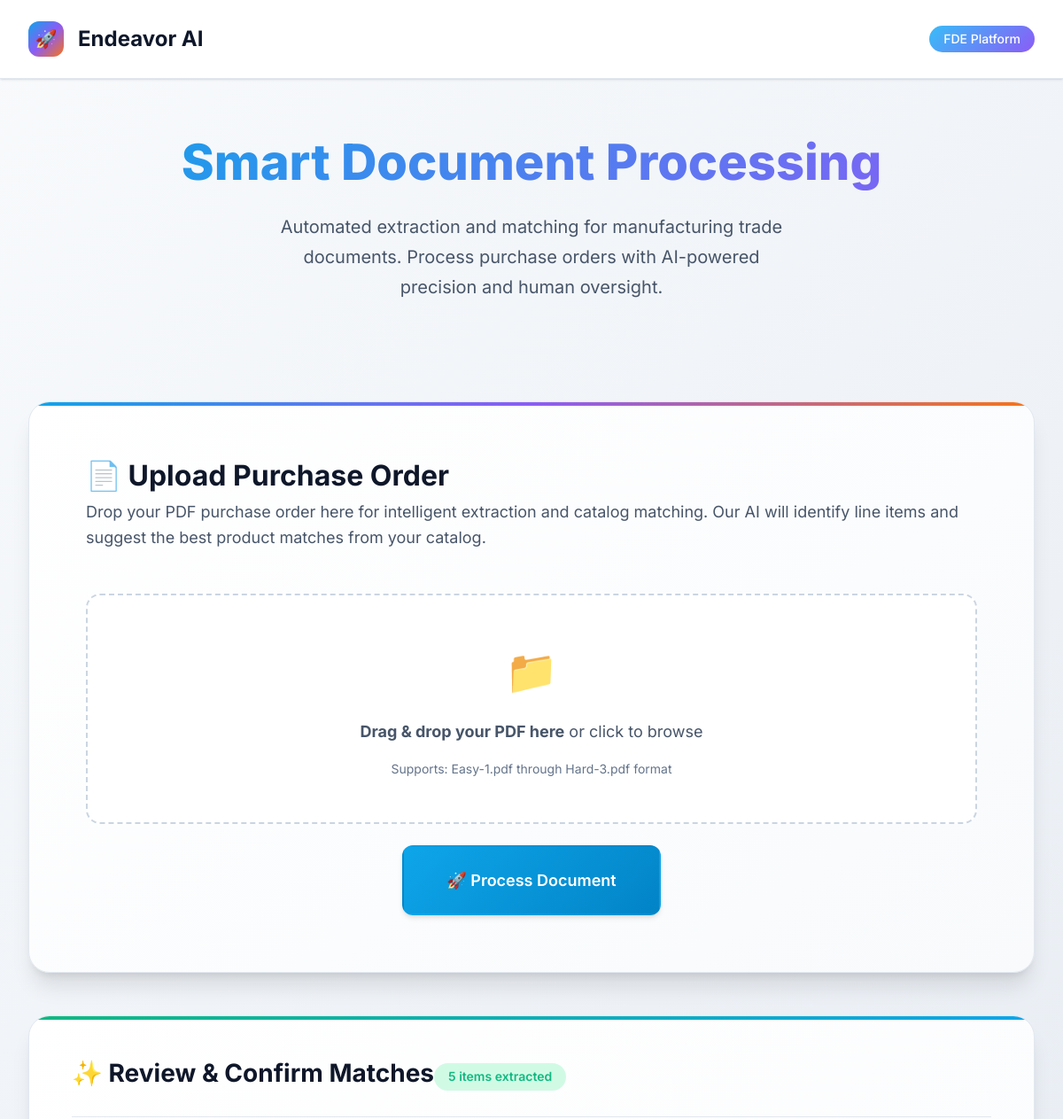
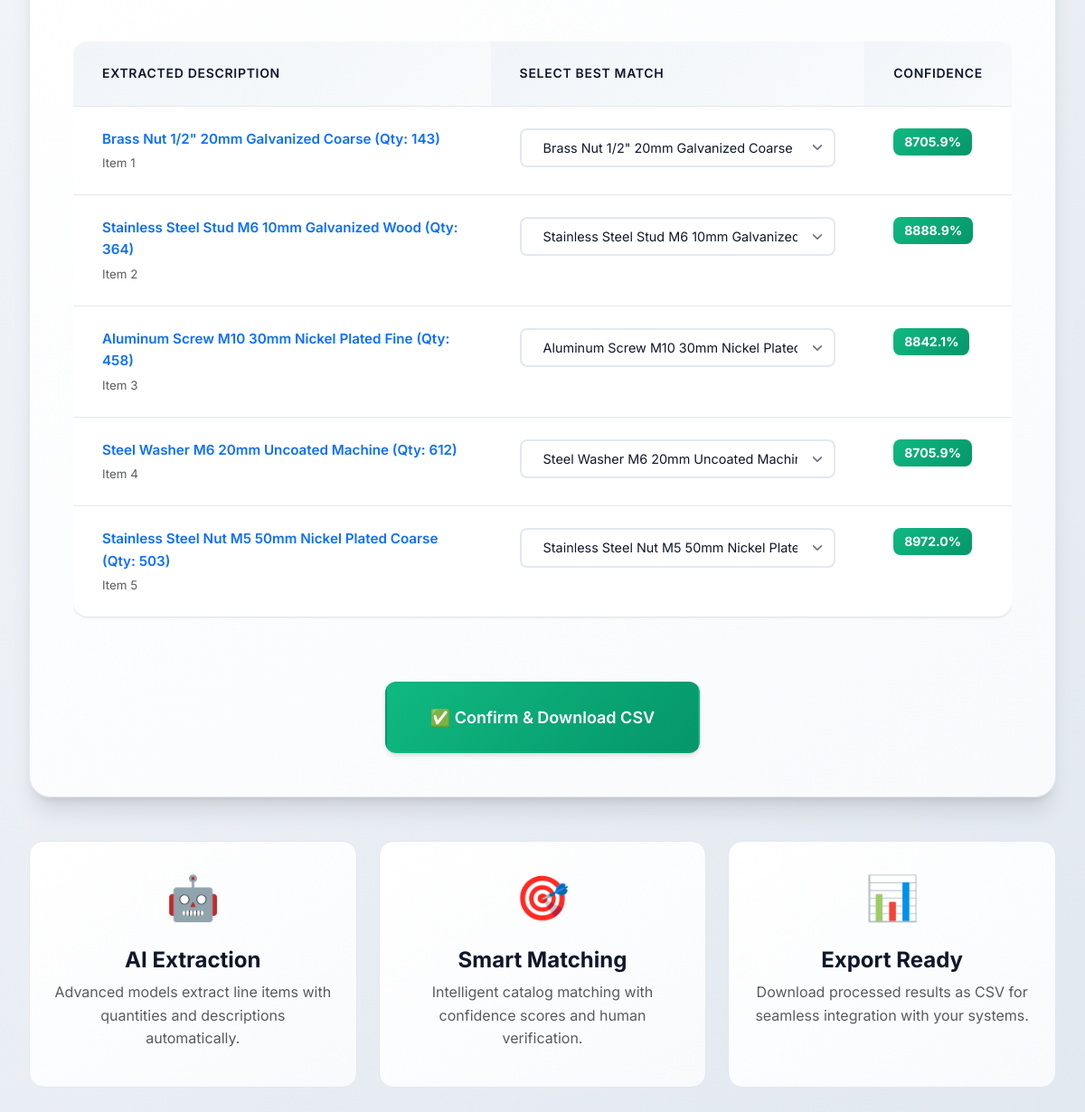
The page /review/1 on the database its author committed (2 pictures, top to bottom).
### tables this page shows
CREATE TABLE line_items (
        id           INTEGER PRIMARY KEY AUTOINCREMENT,
        document_id  INTEGER,
        description  TEXT,
        raw_index    INTEGER,
        FOREIGN KEY(document_id) REFERENCES documents(id)
    );

### app.py (the view)
@app.route("/review/<int:doc_id>")
def review(doc_id: int):
    conn = db_conn()
    c = conn.cursor()
    items = c.execute(
        "SELECT * FROM line_items WHERE document_id=?", (doc_id,)
    ).fetchall()
    for itm in items:
        if not c.execute(
            "SELECT 1 FROM matches WHERE line_item_id=?", (itm["id"],)
        ).fetchone():
            resp = requests.get(
                MATCH_ENDPOINT,
                params={"query": itm["description"], "limit": 5},
            )
            resp.raise_for_status()
            matches = resp.json()
            choices = [{"name": m["match"], "score": m["score"]} for m in matches]
            c.execute(
                "INSERT INTO matches(line_item_id, choice_json) VALUES(?,?)",
                (itm["id"], json.dumps(choices)),
            )
    conn.commit()
    payload: List[Dict[str, Any]] = []
    for itm in items:
        m = c.execute(
            "SELECT * FROM matches WHERE line_item_id=?", (itm["id"],)
        ).fetchone()
        payload.append(
            {
                "match_id": m["id"],
                "description": itm["description"],
                "choices": json.loads(m["choice_json"]),
                "confirmed": m["confirmed_id"],
            }
        )
    return render_template(
        "index.html", REVIEW_DATA={"doc_id": doc_id, "rows": payload}
    )

### app.py (called while the page is built)
def _current_db_path() -> str:
    return os.getenv("DB_PATH", DEFAULT_DB_PATH)

def db_conn() -> sqlite3.Connection:
    db_path = _current_db_path()
    os.makedirs(os.path.dirname(db_path) or ".", exist_ok=True)
    connection = sqlite3.connect(db_path)
    connection.row_factory = sqlite3.Row
    connection.execute("PRAGMA foreign_keys = ON;")
    LOG.debug("Opened SQLite connection to %s", db_path)
    return connection

### templates/index.html (shortened to what this page needs)
{% extends 'layout.html' %}
{% block header %}Smart Document Processing{% endblock %}
{% block content %}
  <section class="upload-section fade-in">
    <h2>📄 Upload Purchase Order</h2>
    <p>Drop your PDF purchase order here for intelligent extraction and catalog matching. Our AI will identify line items and suggest the best product matches from your catalog.</p>
    <form action="/upload" method="post" enctype="multipart/form-data" id="upload-form">
      <div class="file-upload-area" id="file-drop-area">
        <div class="upload-icon">📁</div>
        <div class="upload-text">
          <strong>Drag & drop your PDF here</strong> or click to browse
        </div>
        <div class="upload-hint">
          Supports: Easy-1.pdf through Hard-3.pdf format
        </div>
      </div>
      <div class="text-center mt-4">
        <button type="submit" class="btn btn-primary btn-lg" id="upload-btn">
          <span class="btn-text">🚀 Process Document</span>
        </button>
      </div>
    </form>
  </section>
  {% if REVIEW_DATA %}
  <section class="review-section slide-up">
    <div class="review-header">
      <h2 class="review-title">
        ✨ Review & Confirm Matches
      </h2>
      <span class="review-badge">{{ REVIEW_DATA.rows|length }} items extracted</span>
    </div>
    <form method="post" action="/confirm/{{ REVIEW_DATA.doc_id }}" id="review-form">
      <div class="table-responsive">
        <table class="modern-table">
          <thead>
            <tr>
              <th>Extracted Description</th>
              <th>Select Best Match</th>
              <th>Confidence</th>
            </tr>
          </thead>
          <tbody>
            {% for row in REVIEW_DATA.rows %}
            <tr>
              <td>
                <div class="fw-semibold text-primary">{{ row.description }}</div>
                <div class="text-muted small mt-1">Item {{ loop.index }}</div>
              </td>
              <td>
                <select class="modern-select" name="confirmed_{{ row.index }}" required>
                                     {% for choice in row.choices %}
                   <option value="{{ loop.index0 }}"
                     {% if loop.index0 == 0 %}selected{% endif %}>
                     {{ choice.name }} ({{ "%.1f"|format(choice.score * 100) }}% match)
                   </option>
                   {% endfor %}
                </select>
              </td>
                             <td>
                 {% if row.choices %}
                   {% set best_score = row.choices[0].score %}
                   <span class="badge {% if best_score > 0.9 %}bg-success{% elif best_score > 0.7 %}bg-warning{% else %}bg-secondary{% endif %}">
                     {{ "%.1f"|format(best_score * 100) }}%
                   </span>
                 {% endif %}
               </td>
            </tr>
            {% endfor %}
          </tbody>
        </table>
      </div>
      <div class="text-center mt-4">
        <button type="submit" class="btn btn-success btn-lg">
          ✅ Confirm & Download CSV
        </button>
      </div>
    </form>
  </section>
  {% endif %}
  <section class="features-section mt-5">
    <div class="row g-4">
      <div class="col-md-4">
        <div class="feature-card text-center p-4">
          <div class="feature-icon mb-3">🤖</div>
          <h4 class="fw-bold">AI Extraction</h4>
          <p class="text-muted">Advanced models extract line items with quantities and descriptions automatically.</p>
        </div>
      </div>
      <div class="col-md-4">
        <div class="feature-card text-center p-4">
          <div class="feature-icon mb-3">🎯</div>
          <h4 class="fw-bold">Smart Matching</h4>
          <p class="text-muted">Intelligent catalog matching with confidence scores and human verification.</p>
        </div>
      </div>
      <div class="col-md-4">
        <div class="feature-card text-center p-4">
          <div class="feature-icon mb-3">📊</div>
          <h4 class="fw-bold">Export Ready</h4>
          <p class="text-muted">Download processed results as CSV for seamless integration with your systems.</p>
        </div>
      </div>
    </div>
  </section>
{% endblock %}

### templates/index.html (style rules this page uses)
.feature-card { background: var(--gradient-card); border: 1px solid var(--border-light); border-radius: var(--radius-xl); transition: all 0.3s ease; height: 100%; }
.feature-icon { font-size: 3rem; }
.features-section { margin-top: var(--space-3xl); }
.badge { font-size: 0.875rem; padding: 0.5rem 0.75rem; border-radius: var(--radius-md); }
.bg-success { background: linear-gradient(135deg, var(--success-green), #059669) !important; }

### rows shown on the page
line_items: description "Brass Nut 1/2\" 20mm Galvanized Coarse (Qty: 143)", best_score "8705.9"
line_items: description "Stainless Steel Stud M6 10mm Galvanized Wood (Qty: 364)", best_score "8888.9"
line_items: description "Aluminum Screw M10 30mm Nickel Plated Fine (Qty: 458)", best_score "8842.1"
line_items: description "Steel Washer M6 20mm Uncoated Machine (Qty: 612)", best_score "8705.9"
line_items: description "Stainless Steel Nut M5 50mm Nickel Plated Coarse (Qty: 503)", best_score "8972.0"

### other values the page prints
{{ REVIEW_DATA.rows|length }} "5"
form field confirmed_ "Brass Nut 1/2\" 20mm Galvanized Coarse (8705.9% match)"
form field confirmed_ "Stainless Steel Stud M6 10mm Galvanized Wood (8888.9% match)"
form field confirmed_ "Aluminum Screw M10 30mm Nickel Plated Fine (8842.1% match)"
form field confirmed_ "Steel Washer M6 20mm Uncoated Machine (8705.9% match)"
form field confirmed_ "Stainless Steel Nut M5 50mm Nickel Plated Coarse (8972.0% match)"
